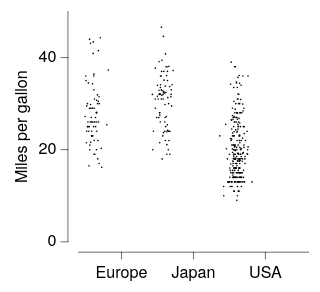

Vega-Lite specification stored for this chart:
### Vega-Lite specification from a JSON file in a GitHub repository (floating-point values rounded to 4 significant figures; data arrays with more than 128 entries replaced by an {"elided": "..."} marker saying what was removed)
{"background": null, "config": {"arc": {"fill": "#DBDBDB", "fillOpacity": 1.0, "innerRadius": 25.0, "padAngle": 0.03, "stroke": "black", "strokeOpacity": 1, "strokeWidth": 0.25}, "area": {"fill": "#DBDBDB", "fillOpacity": 1.0, "stroke": "black", "strokeOpacity": 1, "strokeWidth": 0.25}, "axis": {"domain": true, "domainCap": "round", "domainColor": "black", "domainWidth": 0.25, "grid": false, "gridCap": "round", "gridColor": "#F1F1F1", "gridDash": [0, 0], "gridOpacity": 1.0, "gridWidth": 0.25, "labelColor": "black", "labelFont": "HelveticaNeue", "labelFontSize": 7, "labelFontStyle": "normal", "labelFontWeight": 400, "offset": 4.5, "ticks": true, "tickCap": "round", "tickColor": "black", "tickRound": false, "tickSize": 3, "tickWidth": 0.25, "titleColor": "black", "titleFont": "HelveticaNeue", "titleFontSize": 7, "titleFontStyle": "normal", "titleFontWeight": 400}, "axisX": {"domain": true, "labelAlign": "center", "labelAngle": 0, "labels": true, "ticks": true, "translate": 0}, "axisY": {"domain": true, "labelAlign": "right", "labelAngle": 0, "labels": true, "ticks": true, "translate": 0}, "axisRight": {"domain": true, "labelAlign": "left", "labelAngle": 0, "labels": true, "ticks": true, "translate": 0}, "axisTop": {"domain": true, "labelAlign": "center", "labelAngle": 0, "labels": true, "ticks": true, "translate": 0}, "axisBand": {"tickOffset": 0}, "bar": {"fill": "#DBDBDB", "fillOpacity": 1.0, "stroke": "black", "strokeOpacity": 1, "strokeWidth": 0.25}, "boxplot": {"size": 9.0, "ticks": {"cornerRadius": 0.25, "fill": "black", "size": 4.5, "thickness": 0.25}, "box": {"fillOpacity": 1.0, "stroke": "black", "strokeOpacity": 1, "strokeWidth": 0.25}, "median": {"fill": "black", "fillOpacity": 1.0, "size": 9.0, "thickness": 0.25}, "rule": {"fill": "black", "fillOpacity": 1.0, "size": 10.0, "stroke": "black", "strokeDash": [0, 0], "strokeOpacity": 1, "strokeWidth": 0.25}, "outliers": {"color": "black", "fill": "black", "fillOpacity": 1.0, "size": 0, "stroke": "black", "strokeOpacity": 1, "strokeWidth": 0.25}}, "circle": {"fill": "black", "fillOpacity": 1.0, "size": 0.5, "stroke": null, "strokeOpacity": 1, "strokeWidth": 0.25}, "errorband": {"band": {"fillOpacity": 0.6, "stroke": null, "strokeWidth": 0.25, "strokeOpacity": 1}, "borders": {"opacity": 0, "strokeOpacity": 0.25, "strokeWidth": 1}}, "errorbar": {"opacity": 1, "rule": {"strokeDash": [0, 0], "strokeWidth": 0.5}, "ticks": {"color": "black", "cornerRadius": 0.25, "opacity": 1, "size": 6.0, "thickness": 0.5}, "thickness": 0.5}, "font": "HelveticaNeue", "geoshape": {"fill": "#DBDBDB", "fillOpacity": 1.0, "stroke": "black", "strokeOpacity": 1, "strokeWidth": 0.25}, "header": {"labelColor": "black", "labelFont": "HelveticaNeue", "labelFontSize": 7, "labelFontStyle": "normal", "labelFontWeight": 400, "titleColor": "black", "titleFont": "HelveticaNeue", "titleFontSize": 7, "titleFontStyle": "normal", "titleFontWeight": 400, "titlePadding": 0}, "legend": {"disable": false, "offset": 4.5, "gradientLength": 50.0, "gradientThickness": 5.0, "gradientOpacity": 1.0, "gradientStrokeColor": "black", "gradientStrokeWidth": 0.25, "labelColor": "black", "labelFont": "HelveticaNeue", "labelFontSize": 7, "labelFontStyle": "normal", "labelFontWeight": 400, "strokeColor": "black", "strokeWidth": 0, "symbolSize": 42, "symbolStrokeColor": "black", "symbolStrokeWidth": 0.25, "titleColor": "black", "titleFont": "HelveticaNeue", "titleFontSize": 7, "titleFontStyle": "normal", "titleFontWeight": 400}, "line": {"color": "black", "stroke": "black", "strokeCap": "round", "strokeDash": [0, 0], "strokeOpacity": 1, "strokeWidth": 0.375}, "point": {"filled": true, "fill": "#DBDBDB", "fillOpacity": 1.0, "size": 5.0, "stroke": "black", "strokeOpacity": 1, "strokeWidth": 0.25}, "range": {"category": ["#C6D9F1", "#F1C9CB", "#FEF0B9", "#CEE37A", "#7AA8E0", "#E589A3", "#FDDD5D", "#68B961", "#4177B1", "#C35082", "#E5C227", "#438156"], "diverging": {"scheme": ["#C35082", "#CE6D94", "#D989A7", "#E2A4BA", "#EABFCE", "#F1DBE2", "#F6F6F6", "#D7E0EB", "#B9CBE0", "#9BB6D5", "#7DA1C9", "#5F8CBD", "#4177B1"]}, "heatmap": {"scheme": ["#DFE9F7", "#C6D9F1", "#ADC8EC", "#94B8E6", "#7AA8E0", "#6097DA", "#4D87CA", "#4177B1", "#386898", "#2F597F", "#264A69", "#1D3A58"]}, "ordinal": {"scheme": ["#F1F1F1", "#DBDBDB", "#C6C6C6", "#B2B2B2", "#9D9D9D", "#898989", "#767676", "#636363", "#515151", "#404040", "#2F2F2F", "#1F1F1F"]}, "ramp": {"scheme": ["#DFE9F7", "#C6D9F1", "#ADC8EC", "#94B8E6", "#7AA8E0", "#6097DA", "#4D87CA", "#4177B1", "#386898", "#2F597F", "#264A69", "#1D3A58"]}}, "rule": {"color": "black", "stroke": "black", "strokeCap": "round", "strokeDash": [2, 2], "strokeOpacity": 1, "strokeWidth": 0.25}, "scale": {"bandPaddingInner": 0.1, "bandPaddingOuter": 0.1, "round": false}, "rect": {"fill": "#DBDBDB", "fillOpacity": 1.0, "stroke": "black", "strokeOpacity": 1, "strokeWidth": 0.25}, "square": {"fill": "#DBDBDB", "fillOpacity": 1.0, "size": 10.0, "stroke": "black", "strokeOpacity": 1, "strokeWidth": 0.25}, "text": {"color": "black", "font": "HelveticaNeue", "fontSize": 7, "fontStyle": "normal", "fontWeight": 400}, "title": {"anchor": "middle", "frame": "group", "color": "black", "font": "HelveticaNeue", "fontSize": 7, "fontStyle": "normal", "fontWeight": 400, "subtitleColor": "black", "subtitleFont": "HelveticaNeue", "subtitleFontSize": "HelveticaNeue", "subtitleFontStyle": "normal", "subtitleFontWeight": 400}, "view": {"continuousWidth": 100, "continuousHeight": 100, "discreteWidth": 100, "discreteHeight": 100, "fill": null, "stroke": null, "strokeWidth": 0.25}}, "data": {"name": "data-5a85ede2053d4aec77293cfb476ae07b"}, "mark": {"type": "circle"}, "encoding": {"x": {"field": "Origin", "title": null, "type": "nominal"}, "xOffset": {"field": "jitter_x", "scale": null, "type": "quantitative"}, "y": {"field": "Miles_per_Gallon", "title": "Miles per gallon", "type": "quantitative"}}, "$schema": "https://vega.github.io/schema/vega-lite/v6.4.1.json", "datasets": {"data-5a85ede2053d4aec77293cfb476ae07b": {"elided": "398 records"}}}
